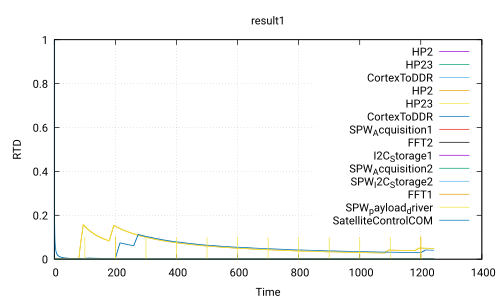

This figure's gnuplot source:
 set title 'result1'
 set ylabel 'RTD'
 set xlabel 'Time'
 set grid
 set term pdf
 set output 'Use_case_DoubleCamera_noSafety.ATIPPIC0.executable260.0_100.0.pdf'
 plot 'Use_case_DoubleCamera_noSafety.ATIPPIC0.executable260.0_100.0.csv' using 1:2 with lines title 'HP2','Use_case_DoubleCamera_noSafety.ATIPPIC0.executable260.0_100.0.csv' using 1:3 with lines title 'HP23','Use_case_DoubleCamera_noSafety.ATIPPIC0.executable260.0_100.0.csv' using 1:4 with lines title 'CortexToDDR','Use_case_DoubleCamera_noSafety.ATIPPIC0.executable260.0_100.0.csv' using 1:5 with lines title 'HP2','Use_case_DoubleCamera_noSafety.ATIPPIC0.executable260.0_100.0.csv' using 1:6 with lines title 'HP23','Use_case_DoubleCamera_noSafety.ATIPPIC0.executable260.0_100.0.csv' using 1:7 with lines title 'CortexToDDR','Use_case_DoubleCamera_noSafety.ATIPPIC0.executable260.0_100.0.csv' using 1:8 with lines title 'SPW_Acquisition1','Use_case_DoubleCamera_noSafety.ATIPPIC0.executable260.0_100.0.csv' using 1:9 with lines title 'FFT2','Use_case_DoubleCamera_noSafety.ATIPPIC0.executable260.0_100.0.csv' using 1:10 with lines title 'I2C_Storage1','Use_case_DoubleCamera_noSafety.ATIPPIC0.executable260.0_100.0.csv' using 1:11 with lines title 'SPW_Acquisition2','Use_case_DoubleCamera_noSafety.ATIPPIC0.executable260.0_100.0.csv' using 1:12 with lines title 'SPW_I2C_Storage2','Use_case_DoubleCamera_noSafety.ATIPPIC0.executable260.0_100.0.csv' using 1:13 with lines title 'FFT1','Use_case_DoubleCamera_noSafety.ATIPPIC0.executable260.0_100.0.csv' using 1:14 with lines title 'SPW_payload_driver','Use_case_DoubleCamera_noSafety.ATIPPIC0.executable260.0_100.0.csv' using 1:15 with lines title 'SatelliteControlCOM'
